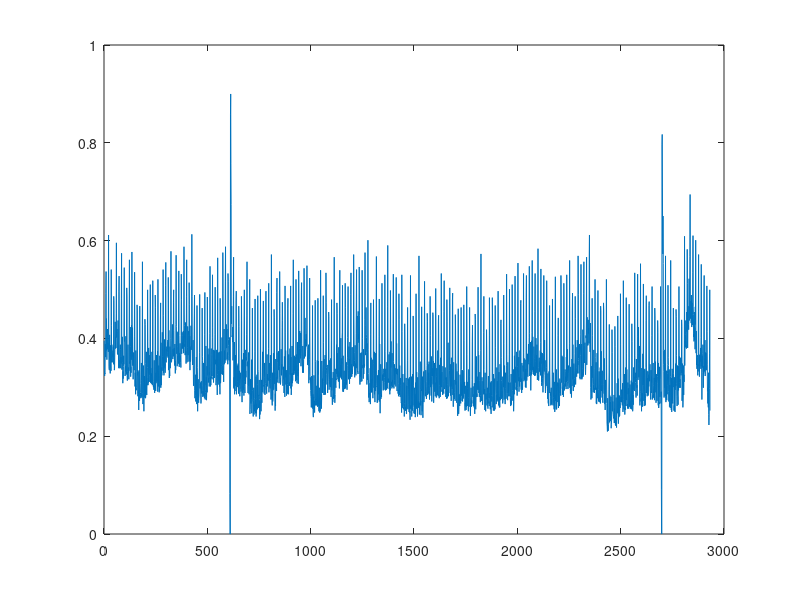
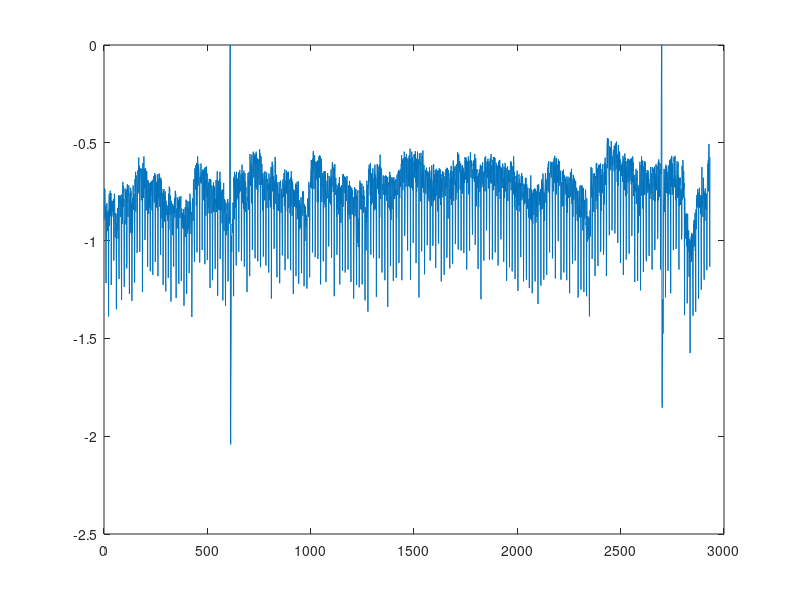
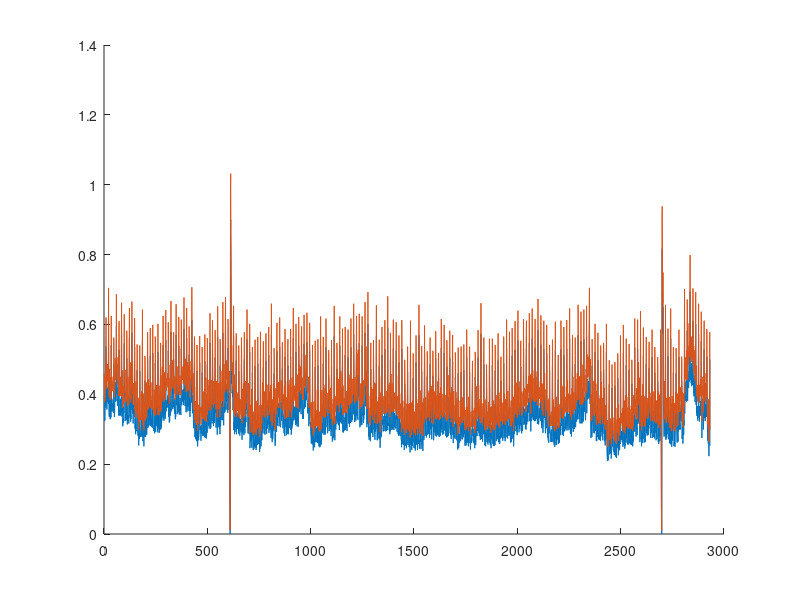

The MATLAB source for these figures, in order:

    % Archivo de script para graficar en MATLAB

    % Cargar datos desde el archivo
    datos = load('datos_mat2.txt');

    % Separar datos_x y datos_y
    datos_x = datos(:, 1);
    datos_y = datos(:, 2);

    %Graficar
    figure;
    plot(datos_x);
    figure;
    plot(datos_y);
    figure;
    hold on;
    plot(datos_x);
    plot(-0.5*datos_y+0.011);




